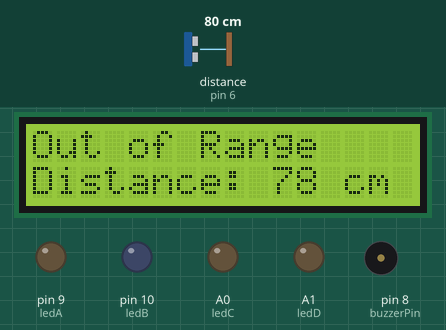
Recording of a sketch running on a simulated Arduino Uno, built with avr-gcc and run on an emulated ATmega328P. Shown: 16×2 character LCD, output pins drawn as LEDs (lit = HIGH), buzzer (waves = sounding, pin HIGH). Wiring (inferred from the names in the program): ultrasonic range finder: trigger pin 7; echo pin 6. Inputs (shaded band) come from the test bench; at power-on: distance to the obstacle (sensor on pin 6) 80 cm. The echo pulse lasts 58.3 µs per cm; pins used as bus, display or sensor lines are not drawn.

Above: at 1.2 s.
1.3 s: distance to the obstacle (sensor on pin 6) set to 2 cm
At 2.3 s:
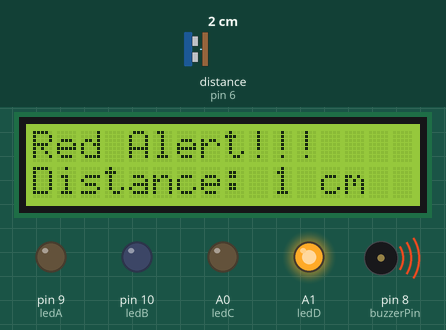
2.8 s: distance to the obstacle (sensor on pin 6) set to 18 cm
At 3.3 s:
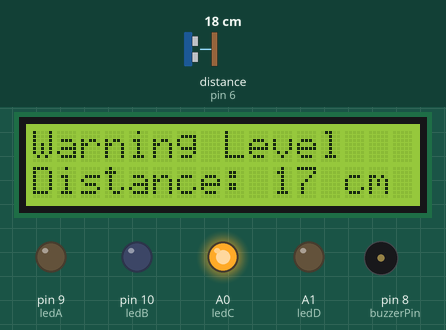
4.5 s: distance to the obstacle (sensor on pin 6) set to 35 cm
At 5.8 s:
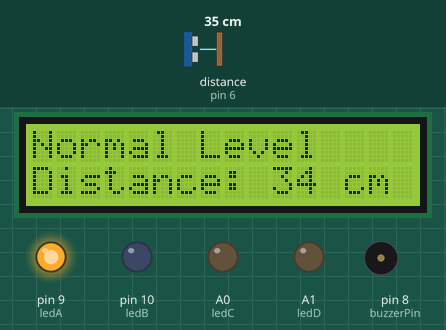
6.1 s: distance to the obstacle (sensor on pin 6) set to 27 cm
At 6.8 s:
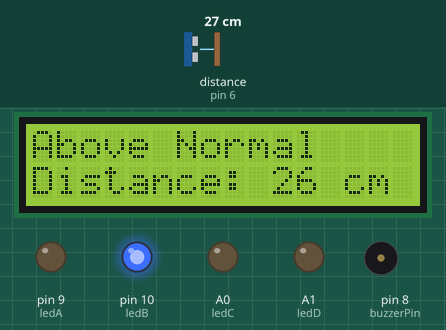
Timing chart, 0 to 8.6 s (numbered marks = the images above; inputs shaded):
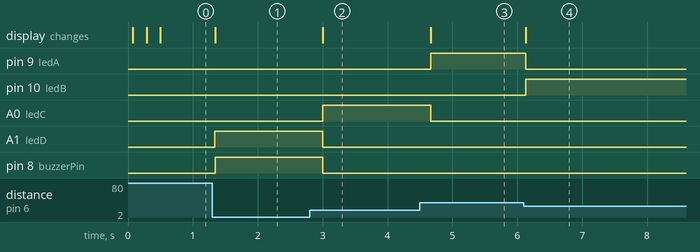

Measured:
- after the input at 1.3 s, A1 (ledD), pin 8 (buzzerPin): LOW → HIGH at once; the display: changes at once (image 1)
- after the input at 2.8 s, A0 (ledC): LOW → HIGH after 0.20 s; A1 (ledD), pin 8 (buzzerPin): HIGH → LOW after 0.20 s; the display: changes after 0.20 s (image 2)
- after the input at 4.5 s, pin 9 (ledA): LOW → HIGH after 0.16 s; A0 (ledC): HIGH → LOW after 0.16 s; the display: changes after 0.17 s (image 3)
- after the input at 6.1 s, pin 9 (ledA): HIGH → LOW at once; pin 10 (ledB): LOW → HIGH at once; the display: changes at once (image 4)

The sketch:

Sparktron_Flood_Monitoring_System.ino
```cpp
#include <LiquidCrystal.h>

// ---- Pins SAME as previous circuit ----
const int trigPin = 7;
const int echoPin = 6;

const int ledA = 9;
const int ledB = 10;
const int ledC = A0;
const int ledD = A1;

const int buzzerPin = 8;

LiquidCrystal lcd(12, 11, 5, 4, 3, 2);

void setup() {
  pinMode(ledA, OUTPUT);
  pinMode(ledB, OUTPUT);
  pinMode(ledC, OUTPUT);
  pinMode(ledD, OUTPUT);
  pinMode(trigPin, OUTPUT);
  pinMode(echoPin, INPUT);
  pinMode(buzzerPin, OUTPUT);

  lcd.begin(16, 2);
  lcd.print("Distance:");
}

void loop() {
  long duration, cm;

  // Ultrasonic trigger
  digitalWrite(trigPin, LOW);
  delayMicroseconds(2);
  digitalWrite(trigPin, HIGH);
  delayMicroseconds(10);
  digitalWrite(trigPin, LOW);

  duration = pulseIn(echoPin, HIGH);
  cm = duration * 0.034 / 2;

  lcd.setCursor(0, 1);
  lcd.print("                ");
  lcd.setCursor(0, 1);
  lcd.print("Distance: ");
  lcd.print(cm);
  lcd.print(" cm");

  // ---- 50 cm Zone Division ----
  if (cm > 40 && cm <= 50) {
    allOff();
    lcd.setCursor(0, 0);
    lcd.print("Safe Level      ");
    digitalWrite(buzzerPin, LOW);

  } else if (cm > 30 && cm <= 40) {
    ledOn(ledA);
    lcd.setCursor(0, 0);
    lcd.print("Normal Level    ");
    digitalWrite(buzzerPin, LOW);

  } else if (cm > 20 && cm <= 30) {
    ledOn(ledB);
    lcd.setCursor(0, 0);
    lcd.print("Above Normal    ");
    digitalWrite(buzzerPin, LOW);

  } else if (cm > 10 && cm <= 20) {
    ledOn(ledC);
    lcd.setCursor(0, 0);
    lcd.print("Warning Level   ");
    digitalWrite(buzzerPin, LOW);

  } else if (cm >= 0 && cm <= 10) {
    ledOn(ledD);
    lcd.setCursor(0, 0);
    lcd.print("Red Alert!!!    ");
    digitalWrite(buzzerPin, HIGH);

  } else {
    allOff();
    lcd.setCursor(0, 0);
    lcd.print("Out of Range    ");
    digitalWrite(buzzerPin, LOW);
  }

  delay(200);
}

// ---- Helper Functions ----
void allOff() {
  digitalWrite(ledA, LOW);
  digitalWrite(ledB, LOW);
  digitalWrite(ledC, LOW);
  digitalWrite(ledD, LOW);
}

void ledOn(int ledPin) {
  allOff();
  digitalWrite(ledPin, HIGH);
}
```
